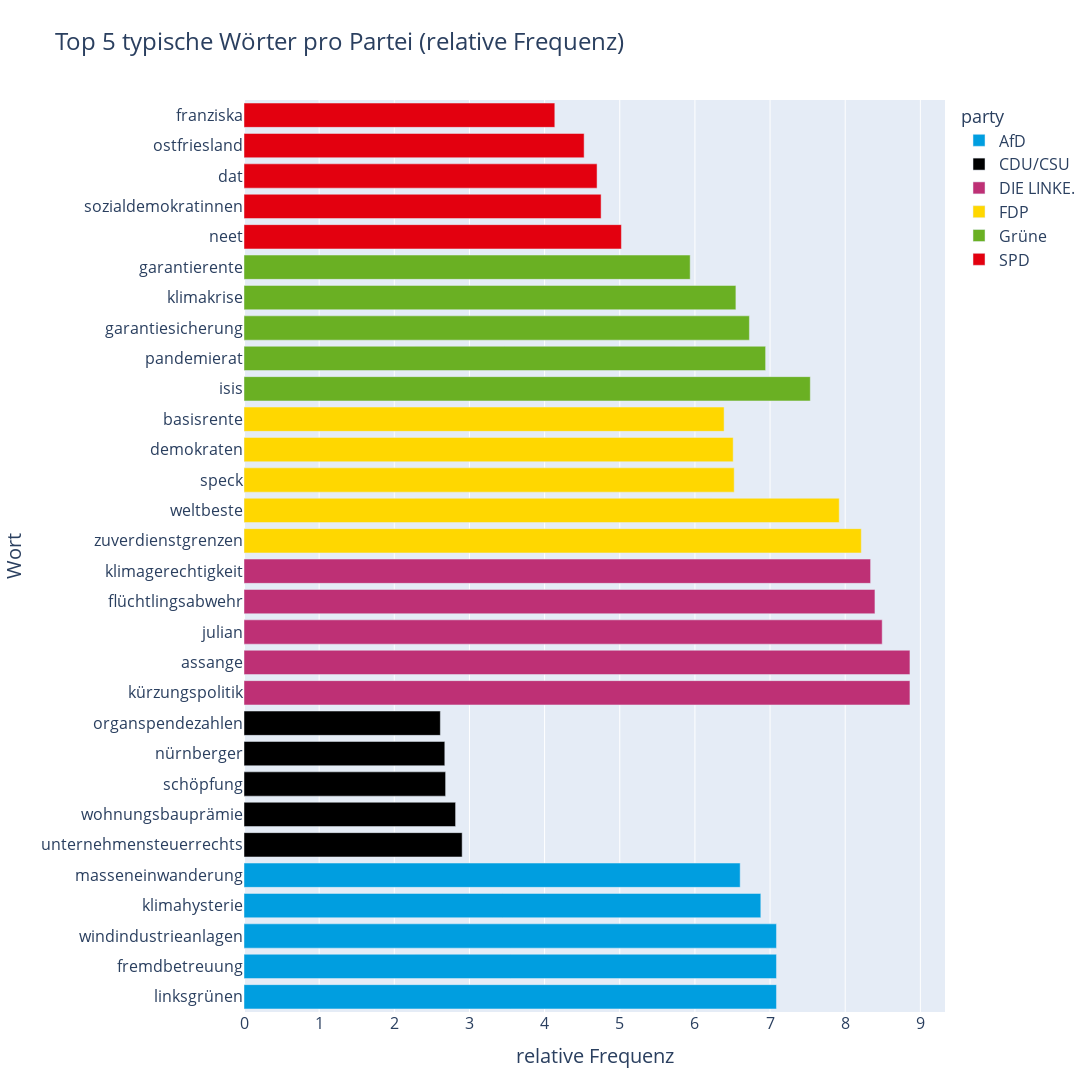

Notebook cell for this chart:
### Code cell
metric = "rel_tf"
top_words = (
    subs
    .sort_values(["party", metric], ascending=[True, False])
    .groupby("party")
    .head(5)
)

# Reihenfolge: erst AfD, dann CDU, dann SPD usw. (du kannst die Liste anpassen)
# party_order = ["AfD", "CDU/CSU", "SPD", "FDP", "Grüne", "DIE LINKE."]

# top_words["party"] = pd.Categorical(top_words["party"], categories=party_order, ordered=True)

# Für die X-Achse sortieren: nach Partei und LLR
top_words = top_words.sort_values(["party", metric], ascending=[True, False])

# Kombiniere Partei + Wort für die Achse
top_words["label"] = top_words["party"].astype(str) + ": " + top_words["word"]

# --- Plotly Bar-Chart ---
fig = px.bar(
    top_words,
    y="word",
    x=metric,
    color="party",
    color_discrete_map=color_map,
    orientation="h",
    hover_data=["count","rel_tf"],

    title="Top 5 typische Wörter pro Partei (relative Frequenzy)",
)

# Layout anpassen (schöne Labels, horizontale Platzierung)
fig.update_layout(
    title="Top 5 typische Wörter pro Partei (relative Frequenz)",
    title_font=dict(size=24),   # Titel größer

    xaxis_title="relative Frequenz",
    xaxis_title_font=dict(size=20),   # X-Achsentitel
    xaxis_tickfont=dict(size=16),     # X-Achsen-Ticks

    yaxis_title="Wort",
    yaxis_title_font=dict(size=20),   # Y-Achsentitel
    yaxis_tickfont=dict(size=16),     # Y-Achsen-Ticks

    legend_title_font=dict(size=18),  # Legendentitel
    legend_font=dict(size=16),        # Legendentexte

    bargap=0.2,
    height=1200,
    width=1200,
)

fig.show()

### Figure 1 — Plotly figure (JSON) as saved in the notebook; plotly's stock layout.template omitted (floating-point values rounded to 4 significant figures)
{"data": [{"alignmentgroup": "True", "customdata": [[21], [21], [24], [33], [41]], "hovertemplate": "party=AfD<br>rel_tf=%{x}<br>word=%{y}<br>count=%{customdata[0]}<extra></extra>", "legendgroup": "AfD", "marker": {"color": "#009EE0", "pattern": {"shape": ""}}, "name": "AfD", "offsetgroup": "AfD", "orientation": "h", "showlegend": true, "textposition": "auto", "type": "bar", "x": [7.085, 7.085, 7.085, 6.877, 6.602], "xaxis": "x", "y": ["linksgrünen", "fremdbetreuung", "windindustrieanlagen", "klimahysterie", "masseneinwanderung"], "yaxis": "y"}, {"alignmentgroup": "True", "customdata": [[24], [25], [46], [27], [24]], "hovertemplate": "party=CDU/CSU<br>rel_tf=%{x}<br>word=%{y}<br>count=%{customdata[0]}<extra></extra>", "legendgroup": "CDU/CSU", "marker": {"color": "black", "pattern": {"shape": ""}}, "name": "CDU/CSU", "offsetgroup": "CDU/CSU", "orientation": "h", "showlegend": true, "textposition": "auto", "type": "bar", "x": [2.903, 2.815, 2.683, 2.672, 2.613], "xaxis": "x", "y": ["unternehmensteuerrechts", "wohnungsbauprämie", "schöpfung", "nürnberger", "organspendezahlen"], "yaxis": "y"}, {"alignmentgroup": "True", "customdata": [[22], [22], [22], [29], [27]], "hovertemplate": "party=DIE LINKE.<br>rel_tf=%{x}<br>word=%{y}<br>count=%{customdata[0]}<extra></extra>", "legendgroup": "DIE LINKE.", "marker": {"color": "#BE3075", "pattern": {"shape": ""}}, "name": "DIE LINKE.", "offsetgroup": "DIE LINKE.", "orientation": "h", "showlegend": true, "textposition": "auto", "type": "bar", "x": [8.861, 8.861, 8.492, 8.396, 8.338], "xaxis": "x", "y": ["kürzungspolitik", "assange", "julian", "flüchtlingsabwehr", "klimagerechtigkeit"], "yaxis": "y"}, {"alignmentgroup": "True", "customdata": [[25], [27], [27], [1539], [21]], "hovertemplate": "party=FDP<br>rel_tf=%{x}<br>word=%{y}<br>count=%{customdata[0]}<extra></extra>", "legendgroup": "FDP", "marker": {"color": "#FFD700", "pattern": {"shape": ""}}, "name": "FDP", "offsetgroup": "FDP", "orientation": "h", "showlegend": true, "textposition": "auto", "type": "bar", "x": [8.214, 7.921, 6.523, 6.509, 6.389], "xaxis": "x", "y": ["zuverdienstgrenzen", "weltbeste", "speck", "demokraten", "basisrente"], "yaxis": "y"}, {"alignmentgroup": "True", "customdata": [[23], [22], [30], [355], [46]], "hovertemplate": "party=Grüne<br>rel_tf=%{x}<br>word=%{y}<br>count=%{customdata[0]}<extra></extra>", "legendgroup": "Grüne", "marker": {"color": "#6AB023", "pattern": {"shape": ""}}, "name": "Grüne", "offsetgroup": "Grüne", "orientation": "h", "showlegend": true, "textposition": "auto", "type": "bar", "x": [7.536, 6.941, 6.725, 6.546, 5.937], "xaxis": "x", "y": ["isis", "pandemierat", "garantiesicherung", "klimakrise", "garantierente"], "yaxis": "y"}, {"alignmentgroup": "True", "customdata": [[23], [211], [29], [73], [70]], "hovertemplate": "party=SPD<br>rel_tf=%{x}<br>word=%{y}<br>count=%{customdata[0]}<extra></extra>", "legendgroup": "SPD", "marker": {"color": "#E3000F", "pattern": {"shape": ""}}, "name": "SPD", "offsetgroup": "SPD", "orientation": "h", "showlegend": true, "textposition": "auto", "type": "bar", "x": [5.022, 4.752, 4.698, 4.526, 4.136], "xaxis": "x", "y": ["neet", "sozialdemokratinnen", "dat", "ostfriesland", "franziska"], "yaxis": "y"}], "layout": {"bargap": 0.2, "barmode": "relative", "height": 1200, "legend": {"font": {"size": 16}, "title": {"font": {"size": 18}, "text": "party"}, "tracegroupgap": 0}, "title": {"font": {"size": 24}, "text": "Top 5 typische Wörter pro Partei (relative Frequenz)"}, "width": 1200, "xaxis": {"anchor": "y", "domain": [0, 1], "tickfont": {"size": 16}, "title": {"font": {"size": 20}, "text": "relative Frequenz"}}, "yaxis": {"anchor": "x", "domain": [0, 1], "tickfont": {"size": 16}, "title": {"font": {"size": 20}, "text": "Wort"}}}}
